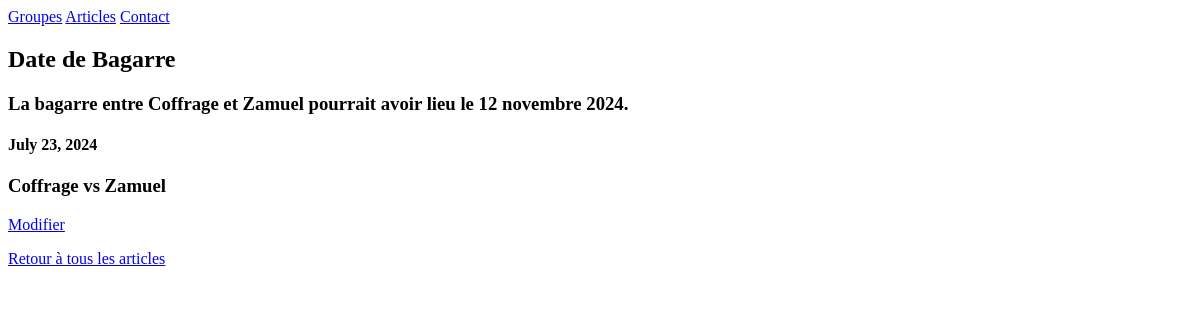
The app's page /new/1/, older data.
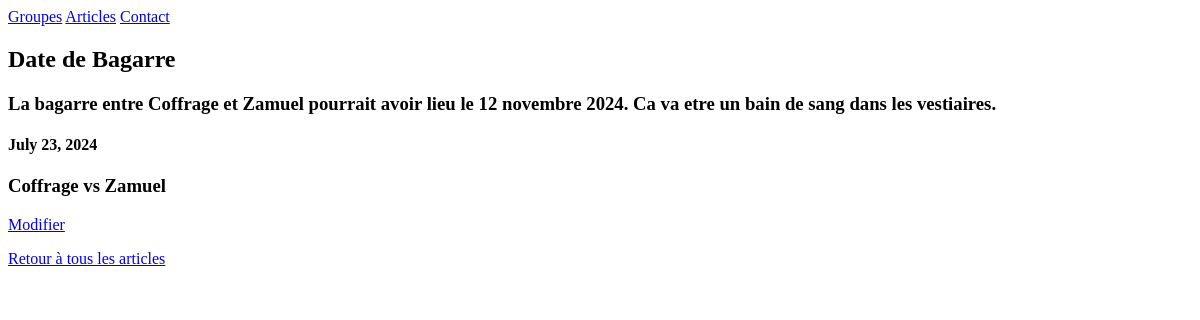
The same page, newer data.
### listings/models.py (models this page shows, shortened)
class New(models.Model):
    title = models.fields.CharField(max_length=100)
    article = models.fields.CharField(max_length=1000)
    date = models.fields.DateField(default=date.today)
    band = models.ForeignKey(Band, null=True, on_delete=models.SET_NULL)

class Band(models.Model):
    def __str__(self):
        return f'{self.name}'
    class Genre(models.TextChoices):
        HIP_HOP = 'HH'
        SYNTH_POP = 'SP'
        ALTERNATIVE_ROCK = 'AR'
        BAGARRE = 'BG'
        CROISSANT = 'CS'
    name = models.fields.CharField(max_length=100)
    genre = models.fields.CharField(choices=Genre.choices, max_length=5, default= 'HH')
    biography = models.fields.CharField(max_length=1000, null=True, blank=True)
    year_formed = models.fields.IntegerField(validators=[MinValueValidator(1900, 'La valeur minimale est 1900'), MaxValueValidator(2024, 'La valeur maximale est 2024')], default=2000)
    active = models.fields.BooleanField(default=True)
    official_homepage = models.fields.URLField(null=True, blank=True)

### listings/views.py (the view)
# urls.py: path('new/<int:id>/', views.new_detail, name='new-detail'),
def new_detail(request, id):
    new = New.objects.get(id=id)
    return render(request, 'listings/new_detail.html', {'new': new})

### listings/templates/listings/new_detail.html
{% extends 'listings/base.html' %}
{% block content %}
<h2>{{ new.title }}</h2>
<h3>{{ new.article }}</h2>
<h4>{{ new.date }}</h2>
{% if new.band %}
<h3>{{ new.band }}</h2>
{% endif %}
<p><a href="{% url 'new-update' new.id %}">Modifier</a></p>
<a href="{% url 'news-list' %}">Retour à tous les articles</a>
{% endblock %}

Row changes from the older to the newer data that the page shows:
changed New "Date de Bagarre": article "La bagarre entre Coffrage et Zamuel pourrait avoir lieu le 12 novembre 2024." → "La bagarre entre Coffrage et Zamuel pourrait avoir lieu le 12 novembre 2024. Ca va etre un bain de sang dans les vestiaires."
